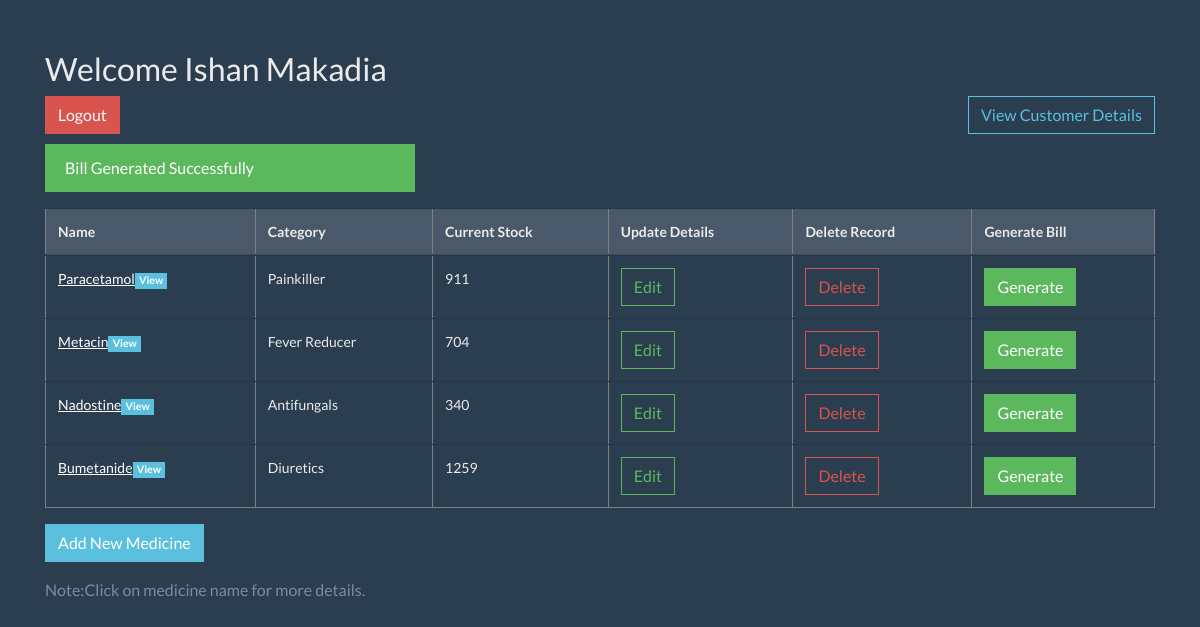
The app's page /main.php (signed in) with its own data.
### tables this page shows
CREATE TABLE `stock` (
  `medicine_id` int(11) NOT NULL,
  `user_id` int(11) NOT NULL,
  `name` varchar(128) DEFAULT NULL,
  `category` varchar(128) DEFAULT NULL,
  `mgf_company` varchar(128) DEFAULT NULL,
  `price` float DEFAULT NULL,
  `current_stock` int(11) DEFAULT NULL,
  `chemical_comp` varchar(128) DEFAULT NULL,
  `super_stockist` varchar(128) DEFAULT NULL,
  `date_m` date DEFAULT NULL,
  `side_effects` varchar(128) DEFAULT NULL,
  `storage_condition` varchar(128) DEFAULT NULL,
  `warning` varchar(128) DEFAULT NULL
);

### main.php (the view, shortened to what this page needs)
<?php
require_once "pdo.php";
$stmt = $pdo->query("SELECT * from stock");
$rows = $stmt->fetchAll(PDO::FETCH_ASSOC);
?>
<!DOCTYPE html>
<html>
<head>
    <?php require_once "bootstrap.php"; ?>
</head>
<body>
    <div class="container">
        <h2>Welcome <?php echo $_SESSION['name'] ?> </h2>
        <div style="float: left">
            <?php
            if (isset($_SESSION['name'])) {
                echo "<p><a href='logout.php' class='btn btn-danger'>Logout</a></p>";
            }
            ?>
        </div>
        <div style="float: right">
            <?php
            if (isset($_SESSION['name'])) {
                echo "<p><a href='customer.php' class='btn btn-outline-info'>View Customer Details</a></p>";
            }
            ?>
        </div>
        <?php
        if (isset($_SESSION['success'])) {
            echo ("<br>" . "<br>" . '<p class="alert alert-dismissible alert-success col-sm-4" >' . htmlentities($_SESSION['success']) . "</p>\n");
        }
        ?>
        <?php
        if (true) {
            echo "<table border='1' class='table table-hover' >";
            echo "<thead><tr class='table-active'>";
            echo "<th>Name</th>";
            echo "<th>Category</th>";
            echo "<th>Current Stock</th>";
            echo "<th>Update Details</th>";
            echo "<th>Delete Record</th>";
            echo "<th>Generate Bill</th>";
            echo " </tr></thead>";
            foreach ($rows as $row) {
                echo "<tr><td>";
                echo ("<a  href='view.php?medicine_id=" . $row['medicine_id'] . "'>"
                    . $row['name']  .
                    "</a>" .
                    "<span class='badge badge-info'>View</span>");
                echo ("</td><td>");
                echo ($row['category']);
                echo ("</td><td>");
                echo ($row['current_stock']);
                echo ("</td>");
                echo ("<td>");
                echo ('<a class="btn btn-outline-success" href="edit.php?medicine_id=' . $row['medicine_id'] . '">
                    Edit
                    </a>');
                echo ("</td>");
                echo ("<td>");
                echo ('<a class="btn btn-outline-danger" href="delete.php?medicine_id=' . $row['medicine_id'] . '">
                    Delete
                    </a>');
                echo ("</td>");
                echo ("<td>");
                echo ('<a class="btn btn-success" href="generate.php?medicine_id=' . $row['medicine_id'] . '">
                    Generate
                    </a>
                    ');
                echo ("</td></tr>\n");
            }
            echo "</table>";
        } else {
            echo 'No rows found';
        }
        ?>
        <p><a href="add.php"><button type="button" class="btn btn-info">Add New Medicine</button></a></p>
        <p class="text-muted">Note:Click on medicine name for more details.</p>
    </div>
</body>
</html>

### css/starter-template.css (style rules this page uses)
body { padding-top: 50px; }

### records on screen
stock: name "Paracetamol", category "Painkiller", current_stock "911"
stock: name "Metacin", category "Fever Reducer", current_stock "704"
stock: name "Nadostine", category "Antifungals", current_stock "340"
stock: name "Bumetanide", category "Diuretics", current_stock "1259"

### other values on screen
$_SESSION['name'] "Ishan Makadia"
$_SESSION['success'] "Bill Generated Successfully"
